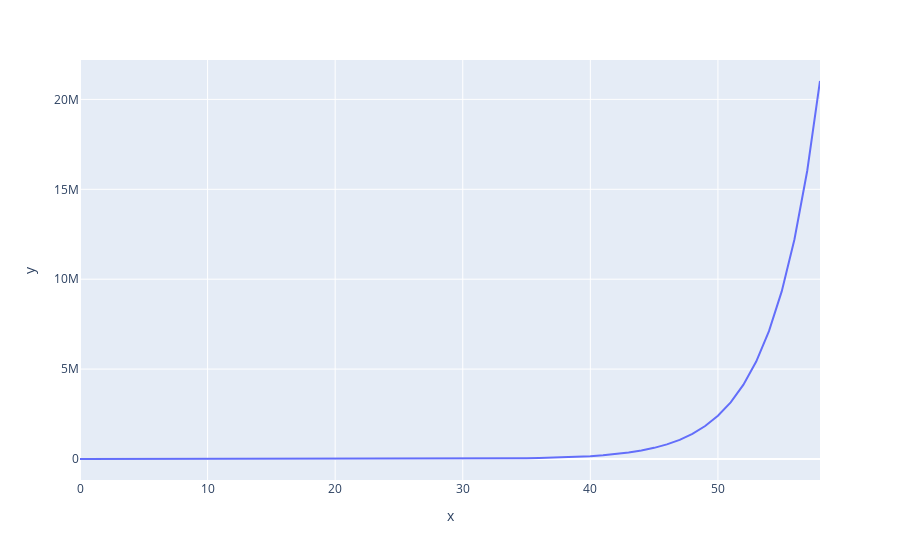

The cell this chart's notebook holds for it:
### Code cell
int_fig = px.line(x=xdata_pred, y=y_data_pred)
int_fig.show()

### Figure 1 — Plotly figure (JSON) as saved in the notebook; plotly's stock layout.template omitted (floating-point values rounded to 4 significant figures)
{"data": [{"hovertemplate": "x=%{x}<br>y=%{y}<extra></extra>", "legendgroup": "", "line": {"color": "#636efa", "dash": "solid"}, "mode": "lines", "name": "", "showlegend": false, "type": "scatter", "x": [0, 2, 3, 4, 6, 7, 8, 9, 10, 11, 12, 13, 14, 15, 16, 17, 18, 19, 20, 21, 22, 23, 24, 25, 26, 27, 28, 29, 30, 31, 32, 33, 34, 35, 36, 37, 38, 39, 40, 41, 42, 43, 44, 45, 46, 47, 48, 49, 50, 51, 52, 53, 54, 55, 56, 57, 58], "xaxis": "x", "y": [3.126, 5.376, 7.05, 9.245, 15.9, 20.85, 27.34, 35.85, 47.01, 61.65, 80.85, 106.0, 139.0, 182.3, 239.1, 313.5, 411.1, 539.1, 707.0, 927.1, 1216.0, 1594.0, 2091.0, 2742.0, 3595.0, 4715.0, 6182.0, 8107.0, 10630.0, 13940.0, 18280.0, 23970.0, 31440.0, 41230.0, 54060.0, 70900.0, 92970.0, 121900.0, 159900.0, 209600.0, 274900.0, 360500.0, 472800.0, 620000.0, 813000.0, 1066000.0, 1398000.0, 1833000.0, 2404000.0, 3153000.0, 4134000.0, 5421000.0, 7109000.0, 9323000.0, 12230000.0, 16030000.0, 21020000.0], "yaxis": "y"}], "layout": {"legend": {"tracegroupgap": 0}, "margin": {"t": 60}, "xaxis": {"anchor": "y", "domain": [0, 1], "title": {"text": "x"}}, "yaxis": {"anchor": "x", "domain": [0, 1], "title": {"text": "y"}}}}
